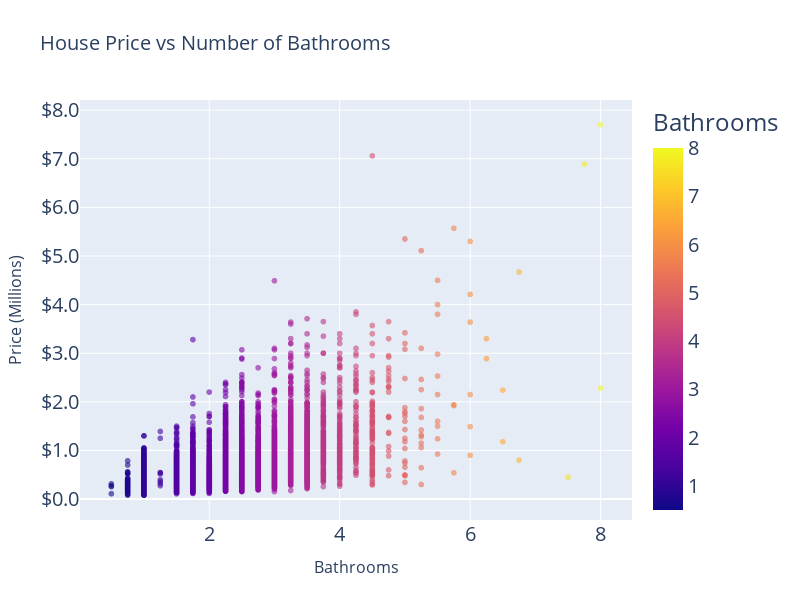

The notebook cell this image was saved under:
### Code cell
#scatter plot to validate H3
agent_df['price_millions'] = agent_df['price'] / 1_000_000

fig = px.scatter(
    agent_df,
    x='bathrooms',
    y='price_millions',
    color='bathrooms',
    opacity=0.6,
    labels={
        'bathrooms': 'Bathrooms',
        'price_millions': 'Price (Millions)'
    },
    title='House Price vs Number of Bathrooms',
    height=600,
    width=800
)

# fonts and format
fig.update_layout(
    font=dict(size=20),
    title_font=dict(size=20),
    xaxis_title_font=dict(size=16),
    yaxis_title_font=dict(size=16)
)

fig.update_yaxes(
    tickformat=".1f",
    tickprefix="$"
)

fig.show()

### Figure 1 — Plotly figure (JSON) as saved in the notebook; plotly's stock layout.template omitted (floating-point values rounded to 4 significant figures; data arrays with more than 128 entries replaced by an {"elided": "..."} marker saying what was removed)
{"data": [{"hovertemplate": "Bathrooms=%{marker.color}<br>Price (Millions)=%{y}<extra></extra>", "legendgroup": "", "marker": {"color": {"elided": "21597 float values"}, "coloraxis": "coloraxis", "opacity": 0.6, "symbol": "circle"}, "mode": "markers", "name": "", "showlegend": false, "type": "scattergl", "x": {"elided": "21597 float values"}, "xaxis": "x", "y": {"elided": "21597 float values"}, "yaxis": "y"}], "layout": {"coloraxis": {"colorbar": {"title": {"text": "Bathrooms"}}, "colorscale": [[0, "#0d0887"], [0.1111, "#46039f"], [0.2222, "#7201a8"], [0.3333, "#9c179e"], [0.4444, "#bd3786"], [0.5556, "#d8576b"], [0.6667, "#ed7953"], [0.7778, "#fb9f3a"], [0.8889, "#fdca26"], [1, "#f0f921"]]}, "font": {"size": 20}, "height": 600, "legend": {"tracegroupgap": 0}, "title": {"font": {"size": 20}, "text": "House Price vs Number of Bathrooms"}, "width": 800, "xaxis": {"anchor": "y", "domain": [0, 1], "title": {"font": {"size": 16}, "text": "Bathrooms"}}, "yaxis": {"anchor": "x", "domain": [0, 1], "tickformat": ".1f", "tickprefix": "$", "title": {"font": {"size": 16}, "text": "Price (Millions)"}}}}
